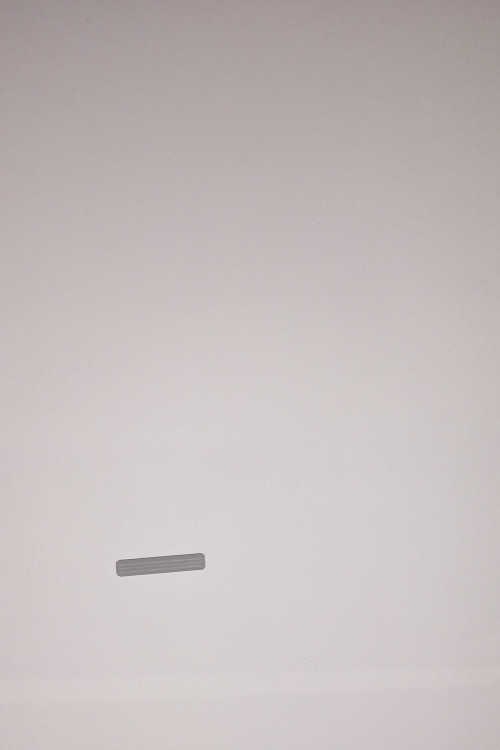
#> input picture Case study/lego/lego_0.jpg, 1000 x 1500 px (shown at 1/2 size); its folder holds only this picture in this run
$ jupyter execute --allow-errors CaseStudy.ipynb   (shell and % lines are left out)
#> lines starting #> are read from the running program, lines starting #| are printed output that depends on the picture; after the words box and inside, x2 and y2 are one past the last pixel; in counts of white or black regions, pixels touching at a corner belong together
#> further down, image is the input picture: shape (1500, 1000, 3); mean R, G, B 197.1, 189.1, 188.7
# Case study : measuring, identifying and counting shapes

This case study will be carried out in Python3, using the [scikit-image](http://scikit-image.org/docs/stable/) library and or [opencv](https://docs.opencv.org/4.x/) library. The arrays (`ndarray`) used by these libraries to manipulate images come from the [numpy](https://docs.scipy.org/doc/) library. Images and other figures are displayed using [matplotlib](https://matplotlib.org/contents.html). The documentation for these four libraries will come in very handy.

In this case study, questions will be indicated in a **question** block, and answers will be given in the **answer** block below the question block or in a code block. Your answers should be written in [markdown](https://github.com/adam-p/markdown-here/wiki/Markdown-Cheatsheet). This will allow you to answer not only with text, but also with tables and images.

:::{important}
Since this is a case study, you will be much less guided that during the previous labs. Its is usually up to you to decide which method to use to solve the given questions. You should not only use code blocks, but you should also add markdown block in order to explain what you are doing and justify your choices
:::

*This project is based on an existing project proposed by prof. Harold Mouchère at Nantes Université IUT.*

The code cell below provides a few imports that are useful as a starting point. If you add additional dependencies don't forget to add them here so that we can reproduce your results easily.

[cell 1]
import numpy as np
import matplotlib.pyplot as plt
import ipywidgets as widgets
from ipywidgets import interact
import cv2
from skimage.filters import threshold_local
from skimage import io, util, filters, color, feature, transform, morphology, exposure, measure

```{figure} lego/lego_0.jpg
:alt: Lego 10
:height: 200px
:class: float-right
```

## Step 1 : (simple) lengths measurement

In the images of LEGO pieces `lego_0.jpg` to `lego_8.jpg`, the bars are 3 to 12 units long. All the images were taken with the same camera, at the same distance and with the same resolution. We're going to try to measure the length of the bars. For this first step, they all have the same orientation (horizontal) but are not all the same color.
1. Make a function that takes an image as parameter and returns the rectangle enclosing the bar. Draw the rectangle on the image.
    - Hint : first test on image `lego_1.jpg` it is easier to process than `lego_0.jpg`
3. Next, we'll calibrate our measurement. Knowing that the size of the bar in the image `lego_8.jpg` is 12, find the pixel value of one unit.
4. Using the size of their bounding box, find the length of each bar (of images `lego_0.jpg` to `lego_8.jpg`) in units and pixels. Display the lengths in units and pixels. Is your algorithm working correctly on all images ? If not, try to improve it and explain the modifications made.

[cell 2]
def measureBar(image):
    block_size = 35  # Size of the neighbourhood area
    adaptive_thresh = threshold_local(image, block_size, offset=10)
    binary_adaptive = image > adaptive_thresh
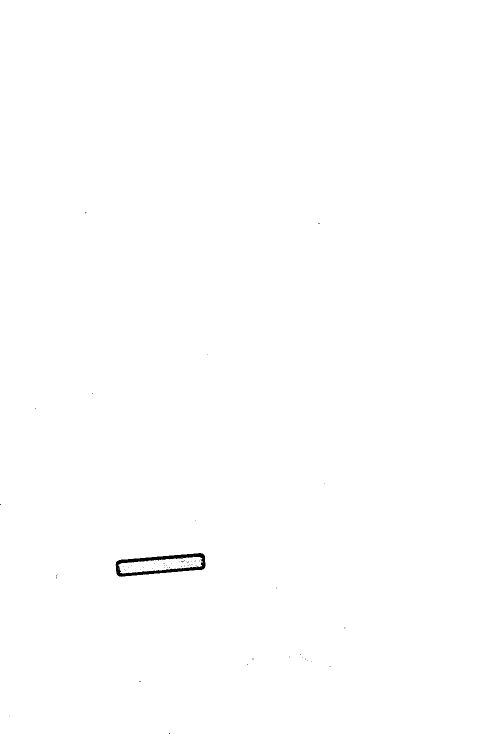
#> binary_adaptive: shape (1500, 1000) bool (shown at 1/2 size); 99.8% white; 62 black regions (61 under 20 px), largest, box (x1, y1, x2, y2) and area: (231, 1106, 411, 1154) 2571

    # Find contours which should include the contour of the bar
    contours = measure.find_contours(binary_adaptive, 0.8)
#> contours = 64 point arrays, longest 501 points

    # Assuming the largest contour is the bar
    if contours:
        longest_contour = max(contours, key=lambda contour: measure.approximate_polygon(contour, tolerance=2.5).shape[0])
#> longest_contour = 501 pairs, first value 1112.8 to 1146.2, second value 236.8 to 405.2

        # Find bounding box coordinates
        xmin = int(np.min(longest_contour[:, 1]))
#> xmin = 236
        xmax = int(np.max(longest_contour[:, 1]))
#> xmax = 405
        ymin = int(np.min(longest_contour[:, 0]))
#> ymin = 1112
        ymax = int(np.max(longest_contour[:, 0]))
#> ymax = 1146
#> `xmin, xmax, ymin, ymax = measureBar(image_gray)`: xmin = 236; xmax = 405; ymin = 1112; ymax = 1146
#| Bar size (pixels): 169
#| Bar size (units): 169.0
#> `plt.show()`:
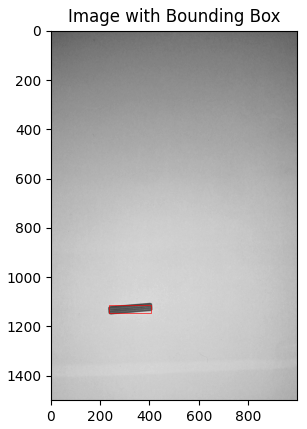
#> figure drawn by matplotlib, 1 panel
#> `plt.show()`:
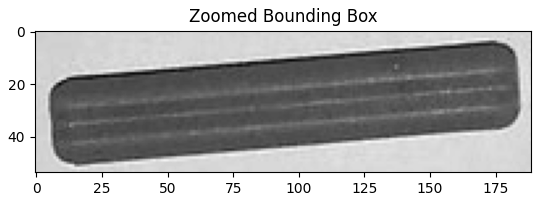
#> figure drawn by matplotlib, 1 panel
    else:
        xmin = xmax = ymin = ymax = 0  # No contours found

    return xmin, xmax, ymin, ymax

# Process a single image as a test

#> (the rest of this cell did not finish here and is left out)

## Step 2 : measuring bars of any orientation

In this exercise, we'll look at another way of measuring bar lengths. We'll be looking at the length of the bar contour. In fact, the contour is equal to $2 * length + 2 * thickness$.

First you'll design an algorithm based on the image `lego_1.jpg` , then you'll make a function that will return the size (in unit) of the bar passed in parameter. Finally, you'll test your solution on different images `lego_0.jpg` to `lego_8.jpg`.

### 1. Algorithm design

Based on the various filters and segmentation methods seen in the different labs of this course, propose a series of processes to obtain a black image where the part's outline pixels are white. Like in the previous step, you will recover the bounding rectangle of these outline pixels to display just the part and its outline (with a small margin of 10 pixels) as shown below.

Then simply count the white pixels with `np.sum(...)`, for example, for the image `lego_1.jpg` there are approximately 530 outline pixels.

[cell 3]
# Load the image
image_path = 'lego/lego_1.jpg'
#> image_path = 'lego/lego_1.jpg'
image = cv2.imread(image_path)

# Convert to grayscale
#> (the rest of this cell did not finish here and is left out)

### 2. Create a function

Take your algorithm and turn it into a function that displays the contour of the object found, returning the size (in unit) of the bar (like in step 1).

[cell 4]
def find_object_contour_and_size(image_path):
    """
    This function takes an image path, finds the largest contour in the image, draws it,
    and returns the size of the bounding rectangle of this contour in pixels.
    """
    # Load the image
    image = cv2.imread(image_path)

    # Convert to grayscale
    gray = cv2.cvtColor(image, cv2.COLOR_BGR2GRAY)

    # Apply Gaussian blur
    blurred = cv2.GaussianBlur(gray, (5, 5), 0)

    # Adaptive thresholding
    thresh = cv2.adaptiveThreshold(blurred, 255, cv2.ADAPTIVE_THRESH_GAUSSIAN_C,
                                   cv2.THRESH_BINARY_INV, 11, 2)

    # Find contours
    contours, _ = cv2.findContours(thresh, cv2.RETR_EXTERNAL, cv2.CHAIN_APPROX_SIMPLE)

    # Assuming the largest contour is the object we want to find
    largest_contour = max(contours, key=cv2.contourArea)
    x, y, w, h = cv2.boundingRect(largest_contour)

    # Draw contours on the original image
    contour_img = image.copy()
    cv2.drawContours(contour_img, [largest_contour], -1, (0, 255, 0), 2)

    # Calculate the size of the bounding rectangle of the largest contour
    size = w, h

    return contour_img, size

# Path to the uploaded image
image_path = 'lego/lego_1.jpg'

# Use the function and get the result
#> (the rest of this cell did not finish here and is left out)

### 3. Testing

Test your algorithm on the 8 bar images `lego_1.jpg` to `lego_8.jpg`. Is your algorithm robust to all situations ? What are the limitations ? Can you improve it ?
To go further, test your function on all the possible bars in images 9 to 11. To isolate the bars, you can use manual image cropping with pixel intervals (see below).

#> (a cell that did not finish here is left out)

#> `image_path = f'lego/lego_{i}.jpg'`: image_path = 'lego/lego_9.jpg'
    object_size_pixels = f"Width: {object_size[0]} pixels, Height: {object_size[1]} pixels"

    # Save the image with the drawn contour
    output_path_contour = f'lego/contour_lego_{i}.jpg'
    cv2.imwrite(output_path_contour, contour_image)

    # Output the contour image path and object size
    print(output_path_contour, object_size_pixels)

#> (a cell that did not finish here is left out)

#> (a cell that did not finish here is left out)

    object_size_pixels = f"Width: {object_size[0]} pixels, Height: {object_size[1]} pixels"

    # Save the image with the drawn contour
    output_path_contour = f'lego/contour_lego_{i}.jpg'
    cv2.imwrite(output_path_contour, contour_image)

    # Output the contour image path and object size
    print(output_path_contour, object_size_pixels)

## Step 3: counting objects

In this part, we'll look at how to use morphological operations to count objects in an image.

```{figure} lego/lego_10.jpg
:alt: Lego 10
:height: 200px
:class: float-right
```
### 1. Black and gray bars

First, design an algorithm based on image `lego_9.jpg`, then test it on images `lego_10.jpg` and `lego_11.jpg`. Convert the images to grayscale for easier processing. Then binarize the images to keep only the pixels belonging to the lego bars. Use morphological operations to remove isolated pixels, then count the remaining objects by counting the number of connected components. You can filter connected components by size to keep only the lego bars.

[cell 8]
def process_and_count_objects_opencv(image_path):
    # Load the image in grayscale, check if the image is loaded correctly
    image = cv2.imread(image_path, cv2.IMREAD_GRAYSCALE)
    if image is None:
        return 0, None

    # Apply a blur to smooth the image to reduce noise and improve thresholding
    blur = cv2.GaussianBlur(image, (5, 5), 0)

    # Use adaptive thresholding to accommodate different lighting conditions across the images
    binary = cv2.adaptiveThreshold(blur, 255, cv2.ADAPTIVE_THRESH_GAUSSIAN_C, cv2.THRESH_BINARY_INV, 11, 2)

    # Use morphological operations to close small gaps and remove noise
    kernel = np.ones((3, 3), np.uint8)
    closing = cv2.morphologyEx(binary, cv2.MORPH_CLOSE, kernel, iterations=2)

    # Find contours of the objects
    contours, _ = cv2.findContours(closing, cv2.RETR_EXTERNAL, cv2.CHAIN_APPROX_SIMPLE)

    # Filter contours by area to remove small noise
    lego_bar_contours = [cnt for cnt in contours if cv2.contourArea(cnt) > 200]

    # Count the filtered contours which should correspond to the lego bars
    num_objects = len(lego_bar_contours)

    # Create an output image to draw the contours for visualization
    output_image = cv2.cvtColor(image, cv2.COLOR_GRAY2BGR)
    cv2.drawContours(output_image, lego_bar_contours, -1, (0, 255, 0), 2)

    return num_objects, output_image

# process the three images
count_lego_9_cv, processed_lego_9_cv = process_and_count_objects_opencv('lego/lego_9.jpg')
count_lego_10_cv, processed_lego_10_cv = process_and_count_objects_opencv('lego/lego_10.jpg')
count_lego_11_cv, processed_lego_11_cv = process_and_count_objects_opencv('lego/lego_11.jpg')

# Results for the first image
count_lego_9_cv, processed_lego_9_cv if processed_lego_9_cv is not None else "Image not loaded correctly"

# Results for the second image
count_lego_10_cv, processed_lego_10_cv if processed_lego_10_cv is not None else "Image not loaded correctly"

# Results for the third image
count_lego_11_cv, processed_lego_11_cv if processed_lego_11_cv is not None else "Image not loaded correctly"

# Display the processed images with the detected Lego bars outlined
fig, axes = plt.subplots(1, 3, figsize=(18, 6))

# Processed image for lego_9.jpg
#> (the rest of this cell did not finish here and is left out)

```{figure} lego/lego_12.jpg
:alt: Lego 12
:height: 200px
:class: float-right
```
### 2. Color shapes

Use the same kind of algorithm for the images `lego_12.jpg` to `lego_15.jpg`. You'll start by focusing on the red and yellow parts in images `lego_12.jpg` and `lego_13.jpg`. Then you'll look at the objects in images `lego_14.jpg` and `lego_15.jpg`. Is it possible to count the pieces of each color?

[cell 9]
# Define a function to process the images and count the red and yellow Lego pieces
def count_colored_pieces(image_path, colors_to_count):
    # Load the image
    image = cv2.imread(image_path)
    if image is None:
        return {color: 0 for color in colors_to_count}, None  # Return 0 count if the image can't be loaded

    # Convert the image to the HSV color space
    hsv_image = cv2.cvtColor(image, cv2.COLOR_BGR2HSV)

    # Define counters for each color
    color_counters = {color: 0 for color in colors_to_count}

    # Define HSV color ranges for red and yellow
    color_ranges = {
        'red': [([0, 100, 100], [10, 255, 255]), ([160, 100, 100], [179, 255, 255])],  # Red has two ranges
        'yellow': [([20, 100, 100], [30, 255, 255])]
    }

    # Create an output image to draw the contours for visualization
    output_image = image.copy()

    for color in colors_to_count:
        # Initialize a mask for the color ranges
        mask = np.zeros(hsv_image.shape[:2], dtype=np.uint8)

        # Go through each range and add it to the mask
        for color_range in color_ranges[color]:
            lower_bound = np.array(color_range[0], dtype=np.uint8)
            upper_bound = np.array(color_range[1], dtype=np.uint8)
            mask += cv2.inRange(hsv_image, lower_bound, upper_bound)

        # Use morphological operations to close small gaps and remove noise
        kernel = np.ones((5, 5), np.uint8)
        mask = cv2.morphologyEx(mask, cv2.MORPH_CLOSE, kernel, iterations=2)

        # Find contours of the objects
        contours, _ = cv2.findContours(mask, cv2.RETR_EXTERNAL, cv2.CHAIN_APPROX_SIMPLE)

        # Filter contours by area to remove small noise and count them
        filtered_contours = [cnt for cnt in contours if cv2.contourArea(cnt) > 200]
        color_counters[color] = len(filtered_contours)

        # Draw contours on the output image
        cv2.drawContours(output_image, filtered_contours, -1, (0, 255, 0), 2)

    return color_counters, output_image

# Paths to the new lego images
lego_images_paths = {
    'lego_12': 'lego/lego_12.jpg',
    'lego_13': 'lego/lego_13.jpg',
    'lego_14': 'lego/lego_14.jpg',
    'lego_15': 'lego/lego_15.jpg'
}


# Define the function as provided in your snippet (code omitted for brevity)

# Paths to the new lego images
lego_images_paths = {
    'lego_12': 'lego/lego_12.jpg',
    'lego_13': 'lego/lego_13.jpg',
    'lego_14': 'lego/lego_14.jpg',
    'lego_15': 'lego/lego_15.jpg'
}

# Focus on red and yellow parts for all four images
red_yellow_counts = {}
processed_images = {}
for image_name, image_path in lego_images_paths.items():
    red_yellow_counts[image_name], processed_images[image_name] = count_colored_pieces(image_path, ['red', 'yellow'])

# Display the processed images with the counts for red and yellow parts
fig, axes = plt.subplots(1, 4, figsize=(24, 6))  # Adjust the subplot to include four images
for idx, (image_name, image) in enumerate(processed_images.items()):
    if image is not None:
        axes[idx].imshow(cv2.cvtColor(image, cv2.COLOR_BGR2RGB))
        axes[idx].set_title(f"{image_name}: Red - {red_yellow_counts[image_name]['red']}, Yellow - {red_yellow_counts[image_name]['yellow']}")
        axes[idx].axis('off')  # Hide axes for cleaner visualization

plt.tight_layout()
plt.show()

# Output the red and yellow counts for all images
red_yellow_counts

```{figure} lego/lego_16.jpg
:alt: Lego 16
:height: 200px
:class: float-right
```
### 3. Circles and squares

In the images `lego_16.jpg` to `lego_18.jpg` you'll count the circular and square pieces. First, you'll propose an algorithm for cutting the pieces, whatever their color and shape. Then you'll need to distinguish between round and square pieces so you can count them. You can use different kinds of shape descriptors for that.

[cell 10]
def count_shapes_refined(image_path):
    # Load the image in grayscale
    image = cv2.imread(image_path, cv2.IMREAD_GRAYSCALE)
    if image is None:
        return None, "Image not loaded correctly"

    # Binarize the image using Otsu's thresholding
    _, binary = cv2.threshold(image, 0, 255, cv2.THRESH_BINARY_INV + cv2.THRESH_OTSU)

    # Find contours
    contours, _ = cv2.findContours(binary, cv2.RETR_EXTERNAL, cv2.CHAIN_APPROX_SIMPLE)

    # Counters for shapes
    square_count = 0
    circle_count = 0

    # Loop through the contours and analyze the shape
    for cnt in contours:
        # Calculate the area of the contour
        area = cv2.contourArea(cnt)

        # Filter out small areas which might be noise
        if area > 100:  # Area threshold,
            # Approximate the contour to reduce the number of points
            perimeter = cv2.arcLength(cnt, True)
            approx = cv2.approxPolyDP(cnt, 0.04 * perimeter, True)

            # Calculate the bounding rectangle to get the aspect ratio
            x, y, w, h = cv2.boundingRect(approx)
            aspect_ratio = w / float(h)

            # Calculate circularity
            circularity = (4 * np.pi * area) / (perimeter * perimeter)

            # Check if square based on aspect ratio close to 1 and number of vertices
            if 0.8 < aspect_ratio < 1.2 and len(approx) == 4:
                square_count += 1
            elif circularity > 0.7:  # Adjust the circularity threshold as needed
                circle_count += 1

    return {'square': square_count, 'circle': circle_count}


# Apply the algorithm to the images 'lego_16.jpg', 'lego_17.jpg', and 'lego_18.jpg'
counts_lego_16 = count_shapes_refined('lego/lego_16.jpg')
counts_lego_17 = count_shapes_refined('lego/lego_17.jpg')
counts_lego_18 = count_shapes_refined('lego/lego_18.jpg')
